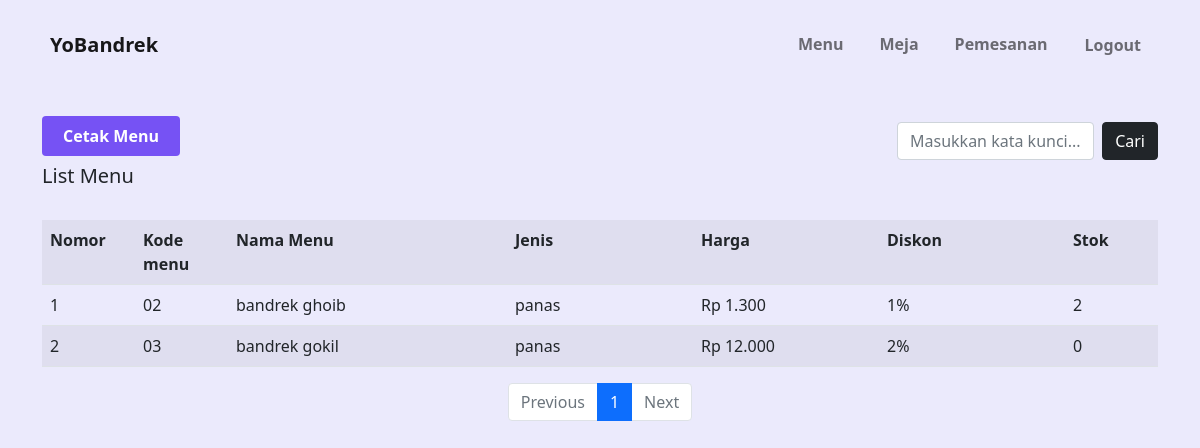
Before: /?page=listmenup (signed in) with the older database file.
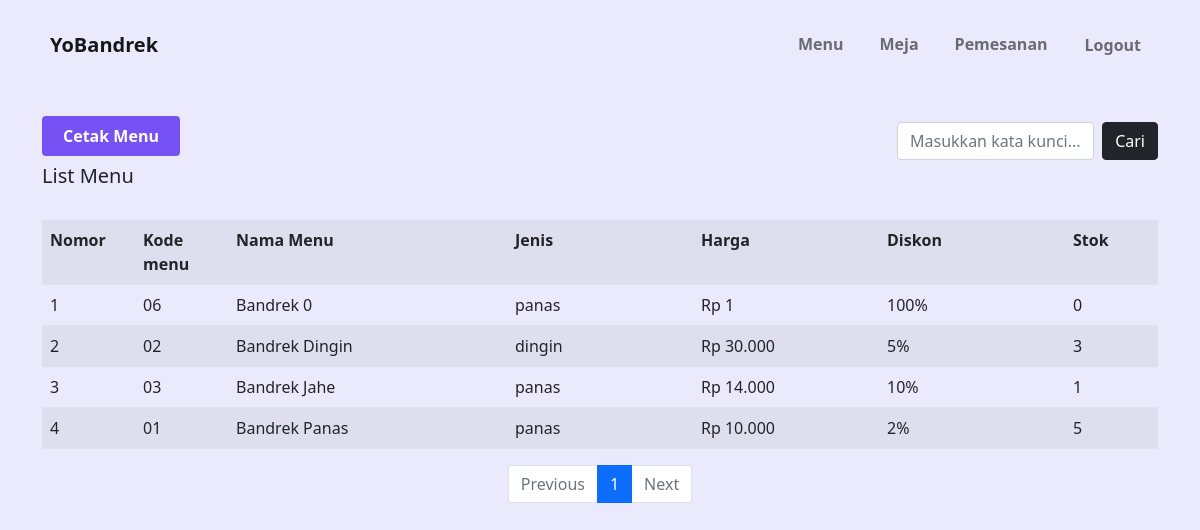
After: the same page with the newer database file.
### tables this page shows
CREATE TABLE `data_menu` (
  `kode_menu` varchar(11) NOT NULL,
  `nama` varchar(24) NOT NULL,
  `jenis` enum('panas','dingin') NOT NULL,
  `harga` double NOT NULL,
  `keterangan` enum('divalidasi','blm divalidasi') NOT NULL,
  `status` enum('tersedia','tidak tersedia') NOT NULL DEFAULT 'tidak tersedia',
  `diskon` int(11) DEFAULT '0',
  `stok` int(20) NOT NULL DEFAULT '0'
);

### index.php (called while the page is built, shortened)
<?php
 require "includes/functions.php";
?>
<?php
if (isset($_GET['page'])) {
    $page = isset($_GET['page']) ? $_GET['page'] : "";
    $error = isset($_GET['page']) ? $_GET['page'] : "";
    if ($page == 'aksilogin'||$error == 1||$error == 2||$error == 3 ||$error == 4) {
        require 'aksilogin.php';
    } elseif ($page == 'owner') {
        require 'owner/f200.php';
    } elseif ($page == 'listpegawai') {
        require 'owner/f201.php';
    } elseif ($page == 'tambahpegawai') {
        require 'owner/f202.php';
    } elseif ($page == 'editpegawai') {
        require 'owner/f203.php';
    }elseif ($page == 'hapuspegawai') {
        require 'owner/hapusdatapegawai.php';
    } elseif ($page == 'validasimenu') {
        require 'owner/f204.php';
    }elseif ($page == 'hapusmenu') {
        require 'owner/hapusmenu.php';
    } elseif ($page == 'laporankeuangan') {
        require 'owner/f205.php';
    } elseif ($page == 'kasir') {
        require 'kasir/f210.php';
    } elseif ($page == 'listdatabayar') {
        require 'kasir/f211.php';
    } elseif ($page == 'pembayaran') {
        require 'kasir/f212.php';
    } elseif ($page == 'laporan') {
        require 'kasir/f213.php';
    } elseif ($page == 'detaillaporan') {
        require 'kasir/f214.php';
    } elseif ($page == 'barista') {
        require 'barista/f220.php';
    } elseif ($page == 'listmenub') {
        require 'barista/f221.php';
    } elseif ($page == 'tambahrekomendasi') {
        require 'barista/f222.php';
    } elseif ($page == 'listpemesanan') {
        require 'barista/f223.php';
    } elseif ($page == 'pelayan') {
        require 'pelayan/f230.php';
    } elseif ($page == 'listmenup') {
        require 'pelayan/f231.php';
    } elseif ($page == 'listmeja') {
        require 'pelayan/f232.php';
    } elseif ($page == 'pemesanan') {
        require 'pelayan/f233.php';
    } elseif ($page == 'tambahmeja') {
        require 'pelayan/f234.php';
    } elseif ($page == 'editmeja') {
        require 'pelayan/f235.php';
    }elseif ($page == 'hapusmeja') {
        require 'pelayan/hapusmeja.php';
    } elseif ($page == 'tambahpemesanan') {
        require 'pelayan/f236.php';
    } elseif ($page == 'editpemesanan') {
        require 'pelayan/f237.php';
    } elseif ($page == 'logout') {
        require 'logout.php';
    } else {
        require 'login.php';
    }
} else {
    require 'login.php';
}
?>

### includes/functions.php (called while the page is built, shortened)
<?php
function dbConnect(){
    $db = new mysqli("localhost", "root", "", "yobandrek");
    return $db;
}
function getListMenu($halaman_awal=Null, $batas=Null, $tipe="semua", $cari=Null)
{
    $db = dbConnect();
    if ($db->connect_errno == 0) {
        if ($tipe=="semua")
            $sql = "SELECT * FROM data_menu WHERE keterangan = 'divalidasi' ORDER BY nama ".(($halaman_awal==Null&&$batas==Null) ? "" : "limit $halaman_awal, $batas");
        else
            $sql = "SELECT * FROM data_menu WHERE keterangan = 'divalidasi' AND (jenis like '%$cari%' OR nama like '%$cari%' OR harga like '%$cari%') ORDER BY nama ".(($halaman_awal==Null&&$batas==Null) ? "" : "limit $halaman_awal, $batas");
        $res = $db->query($sql);
        if ($res) {
            $data = $res->fetch_all(MYSQLI_ASSOC);
            return $data;
        } else
            return FALSE;
    } else
        return FALSE;
}
function rupiah($angka){
    $hasil_rupiah = "Rp " . number_format($angka,0,',','.');
    return $hasil_rupiah;
}
?>

### pelayan/f231.php (the view, shortened to what the changed rows need)
<div class="container mt-3">
    <table class="table table-striped table-hover">
        <tr>
            <th class="col-md-1">Nomor</th>
            <th class="col-md-1">Kode menu</th>
            <th class="col-md-3">Nama Menu</th>
            <th class="col-md-2">Jenis</th>
            <th class="col-md-2">Harga</th>
            <th class="col-md-2">Diskon</th>
            <th class="col-md-2">Stok</th>
        </tr>
        <?php
        if (!isset($_GET["dicari"])) {
            $tipe = "semua";
            $cari = Null;
        } else {
            $tipe = "cari";
            $cari = $_GET["dicari"];
            if ($cari == "")
                $tipe = "semua";
        }
        $batas = 10;
        $data_pegawai = getListMenu(Null, Null, $tipe, $cari);
        $halaman = (isset($_GET['halaman'])) ? (int)$_GET['halaman'] : 1;
        $halaman_awal = ($halaman > 1) ? ($halaman * $batas) - $batas : 0;
        $jumlah_data = count($data_pegawai);
        $total_halaman = ceil($jumlah_data / $batas);
        $databaris = getListMenu($halaman_awal, $batas, $tipe, $cari);
        $no = $halaman_awal + 1;
        foreach ($databaris as $out) { ?>
            <tr>
                <td><?php echo $no; ?></td>
                <td><?php echo $out['kode_menu']; ?></td>
                <td><?php echo $out['nama']; ?></td>
                <td><?php echo $out['jenis']; ?></td>
                <td><?php echo rupiah($out['harga']); ?></td>
                <td><?php echo $out['diskon'] . '%'; ?></td>
                <td><?php echo $out['stok']; ?></td>
            </tr>
        <?php $no++;
        } ?>
    </table>
    <nav aria-label="Page navigation example">
        <ul class="pagination justify-content-center">
            <?php
            for ($x = 1; $x <= $total_halaman; $x++) {
            ?>
                <li class="page-item <?php if ($halaman == $x) echo "active"; ?>"><a class="page-link" href="?page=listmenup&halaman=<?php echo $x . "&dicari=" . $cari ?>"><?php echo $x; ?></a></li>
            <?php
            }
            ?>
        </ul>
    </nav>
</div>

Changed rows visible on the page:
added data_menu: kode_menu "06", nama "Bandrek 0", jenis "panas", harga "Rp 1", diskon "100", stok "0"
changed data_menu id 02: nama "bandrek ghoib" → "Bandrek Dingin"; jenis "panas" → "dingin"; harga "Rp 1.300" → "Rp 30.000"; diskon "1" → "5"; stok "2" → "3"
changed data_menu id 03: nama "bandrek gokil" → "Bandrek Jahe"; harga "Rp 12.000" → "Rp 14.000"; diskon "2" → "10"; stok "0" → "1"
now on this page (row edited): data_menu: kode_menu "01", nama "Bandrek Panas", jenis "panas", harga "Rp 10.000", diskon "2", stok "5"
